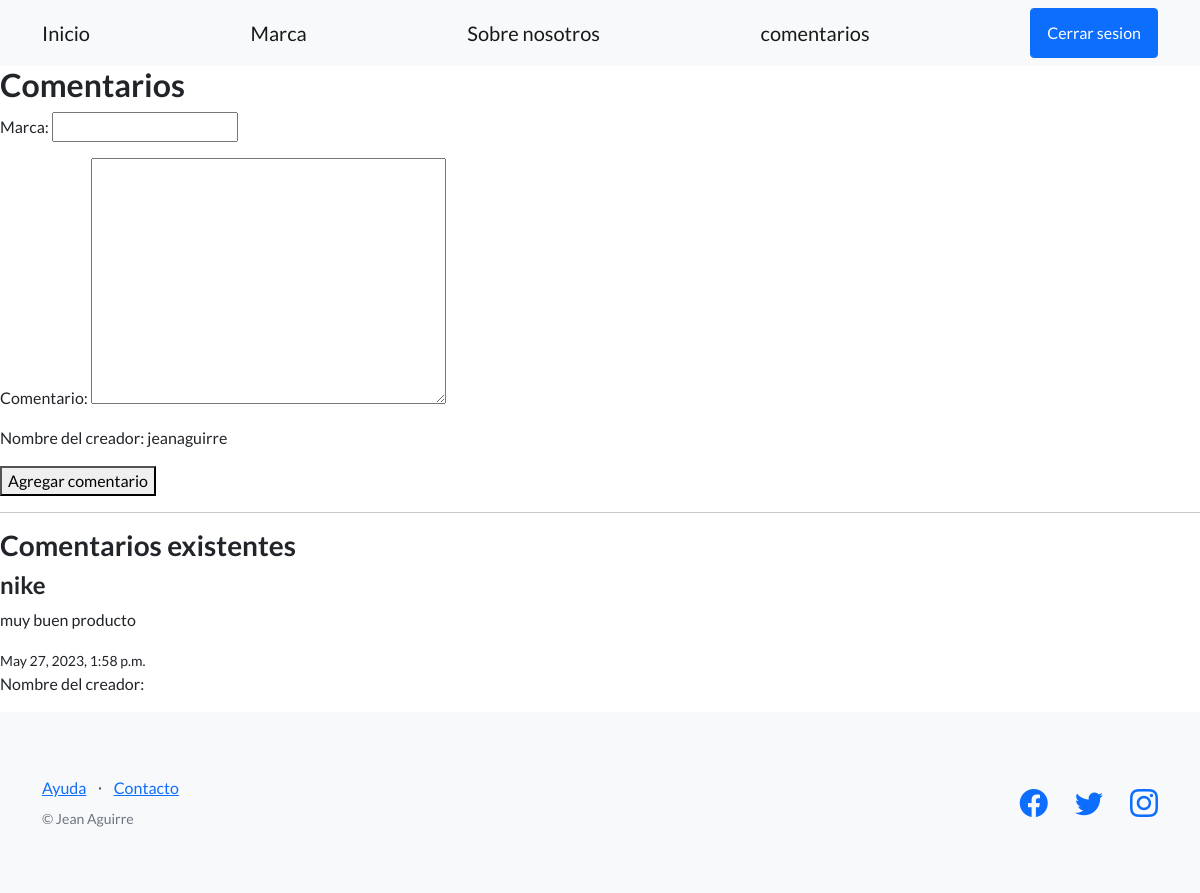
/nike/comentarios/ (signed in), run on an earlier commit of the app's database.
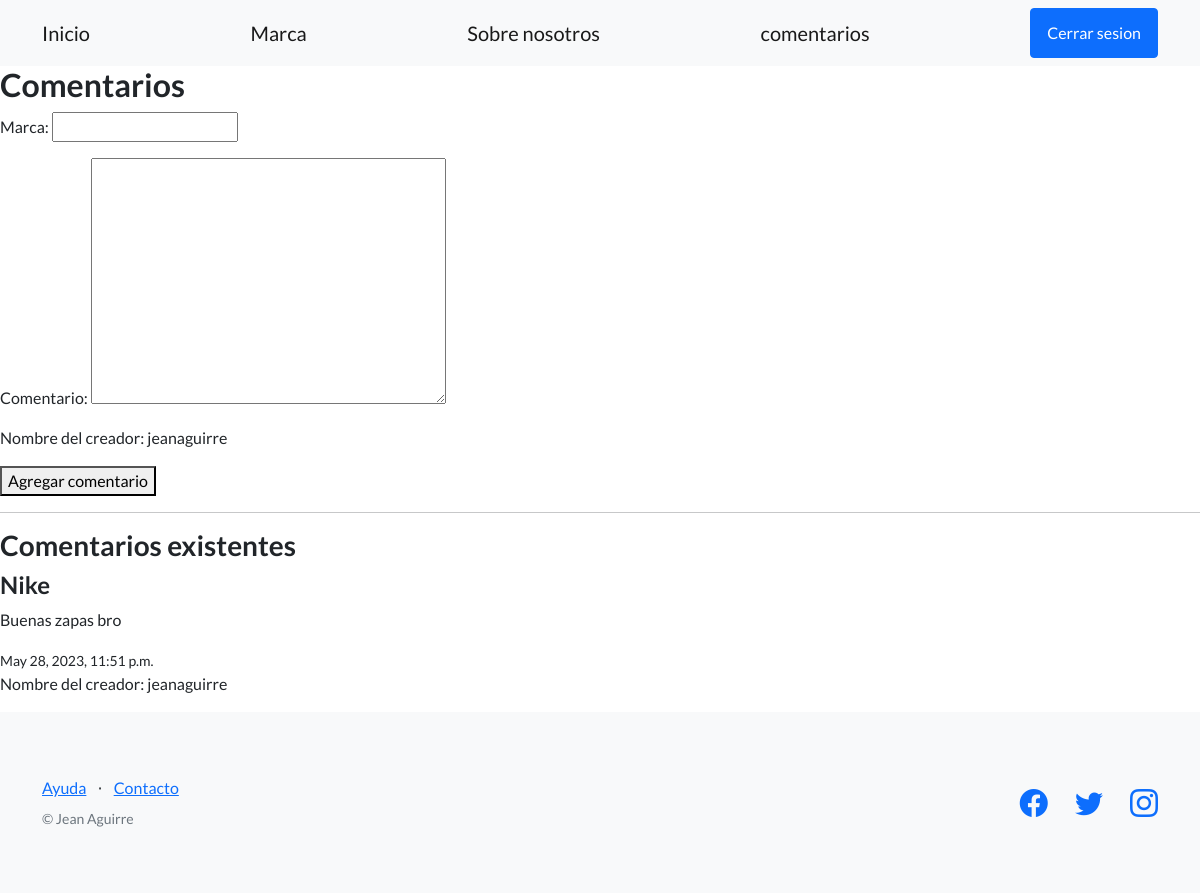
And on a later commit of the database.
### Blog/models.py (models this page shows, shortened)
class Comentario(models.Model):
    marca = models.CharField(max_length=100)
    comentario = models.TextField()
    fecha_creacion = models.DateTimeField(auto_now_add=True)
    creador = models.ForeignKey(User, on_delete=models.CASCADE , null=True)

### Blog/views.py (the view)
# urls.py: path('comentarios/', agregar_comentario, name='comentarios'),
@login_required
def agregar_comentario(request):
    if request.method == 'POST':
        form = ComentarioForm(request.POST)
        if form.is_valid():
            comentario = form.save(commit=False)
            if request.user.is_authenticated:
                comentario.creador = request.user
            comentario.save()
            form = ComentarioForm()
    else:
        form = ComentarioForm()
    comentarios = Comentario.objects.all()
    context = {'form': form, 'comentarios': comentarios}
    return render(request, 'blog/comentarios.html', context)

### Blog/forms.py
class ComentarioForm(forms.ModelForm):
    class Meta:
        model = Comentario
        fields = ['marca', 'comentario']

### Blog/templates/Blog/comentarios.html (shortened to what this page needs)
{% extends 'Blog/base.html' %}
{% block comentario %}
  <h2>Comentarios</h2>
  <form method="post">
    {{ form.as_p }}
    {% if request.user.is_authenticated %}
      <p>Nombre del creador: {{ request.user.username }}</p>
    {% else %}
      <p>Nombre del creador: Invitado</p>
    {% endif %}
    <button type="submit">Agregar comentario</button>
  </form>
  <hr>
  <h3>Comentarios existentes</h3>
  {% for comentario in comentarios %}
    <div>
      <h4>{{ comentario.marca }}</h4>
      <p>{{ comentario.comentario }}</p>
      <small>{{ comentario.fecha_creacion }}</small>
      <p>Nombre del creador: {{ comentario.creador.username }}</p>
    </div>
  {% endfor %}
{% endblock comentario %}

### Blog/templates/Blog/base.html (shortened to what this page needs)
{% load static %}
<!DOCTYPE html>
<html lang="en">
<head>
    <link href="https://cdn.jsdelivr.net/npm/bootstrap-icons@1.5.0/font/bootstrap-icons.css" rel="stylesheet" type="text/css" />
    <link href="{% static 'css/styles.css' %}" rel="stylesheet" />
</head>
<body>
    <nav class="navbar navbar-light bg-light static-top">
        <div class="container">
            <a class="navbar-brand" href="{% url 'inicio' %}">Inicio</a>
            <a class="navbar-brand" href="{% url 'lista_zapatillas' %}">Marca</a>
            <a class="navbar-brand" href="{% url 'info_marca' %}">Sobre nosotros</a>
            <a class="navbar-brand" href="{% url 'comentarios' %}">comentarios</a>
            {% if user.is_authenticated %}
            <a class="btn btn-primary" href="{% url "logout" %}">Cerrar sesion</a>
            {% else %}
            <a class="btn btn-primary" href="{% url "login" %}">Iniciar sesion</a>
            <a class="btn btn-primary" href="{% url "registro" %}">Registro</a>
            {% endif %}
        </div>
    </nav>
    {% block comentario %}
    {% endblock comentario %}
    <footer class="footer bg-light">
        <div class="container">
            <div class="row">
                <div class="col-lg-6 h-100 text-center text-lg-start my-auto">
                    <ul class="list-inline mb-2">
                        <li class="list-inline-item"><a href="#!">Ayuda</a></li>
                        <li class="list-inline-item">⋅</li>
                        <li class="list-inline-item"><a href="#!">Contacto</a></li>
                    </ul>
                    <p class="text-muted small mb-4 mb-lg-0">&copy; Jean Aguirre</p>
                </div>
                <div class="col-lg-6 h-100 text-center text-lg-end my-auto">
                    <ul class="list-inline mb-0">
                        <li class="list-inline-item me-4">
                            <a href="#!"><i class="bi-facebook fs-3"></i></a>
                        </li>
                        <li class="list-inline-item me-4">
                            <a href="#!"><i class="bi-twitter fs-3"></i></a>
                        </li>
                        <li class="list-inline-item">
                            <a href="https://www.instagram.com/nike/?hl=es"><i class="bi-instagram fs-3"></i></a>
                        </li>
                    </ul>
                </div>
            </div>
        </div>
    </footer>
</body>
</html>

What changed in the data, as far as the page shows it:
removed Comentario: marca "nike", comentario "muy buen producto", fecha_creacion "May 27, 2023, 1:58 p.m."
added Comentario: marca "Nike", comentario "Buenas zapas bro", fecha_creacion "May 28, 2023, 11:51 p.m.", creador.username "jeanaguirre"
